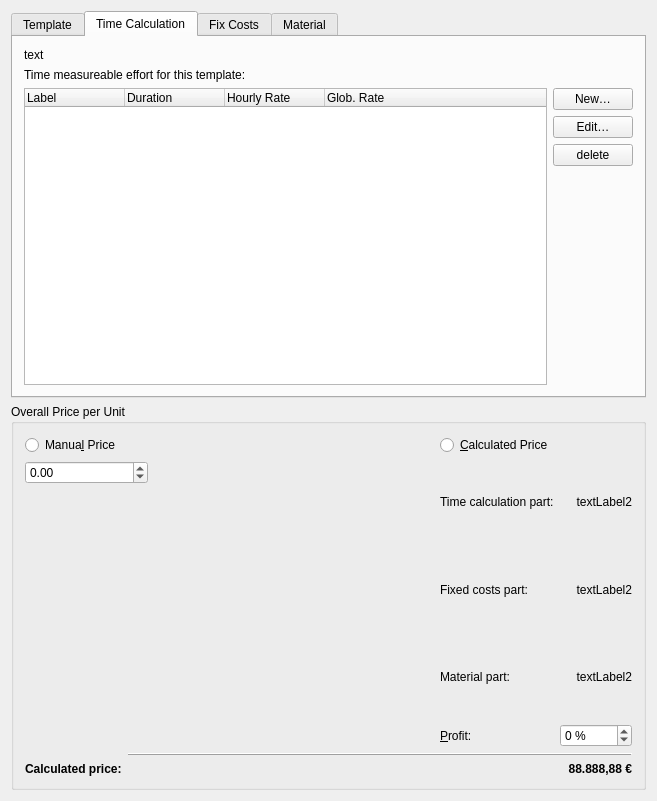
<?xml version="1.0" encoding="UTF-8"?>
<ui version="4.0">
 <class>d_calcTempl</class>
 <widget class="QWidget" name="d_calcTempl">
  <property name="geometry">
   <rect>
    <x>0</x>
    <y>0</y>
    <width>657</width>
    <height>801</height>
   </rect>
  </property>
  <property name="windowTitle">
   <string>Edit Template</string>
  </property>
  <property name="sizeGripEnabled" stdset="0">
   <bool>true</bool>
  </property>
  <layout class="QGridLayout" name="gridLayout_6">
   <item row="0" column="0">
    <widget class="QTabWidget" name="tabWidget">
     <property name="currentIndex">
      <number>1</number>
     </property>
     <widget class="QWidget" name="Widget8">
      <attribute name="title">
       <string>Template</string>
      </attribute>
      <layout class="QGridLayout" name="gridLayout_3">
       <item row="0" column="0">
        <layout class="QHBoxLayout" name="horizontalLayout_3">
         <item>
          <widget class="QLabel" name="label">
           <property name="text">
            <string>Text:</string>
           </property>
          </widget>
         </item>
         <item>
          <spacer name="spacer4">
           <property name="orientation">
            <enum>Qt::Orientation::Horizontal</enum>
           </property>
           <property name="sizeType">
            <enum>QSizePolicy::Policy::Expanding</enum>
           </property>
           <property name="sizeHint" stdset="0">
            <size>
             <width>118</width>
             <height>20</height>
            </size>
           </property>
          </spacer>
         </item>
         <item>
          <widget class="QLabel" name="textLabel4">
           <property name="text">
            <string>&amp;Store in Chapter</string>
           </property>
           <property name="wordWrap">
            <bool>false</bool>
           </property>
           <property name="buddy">
            <cstring>cbChapter</cstring>
           </property>
          </widget>
         </item>
         <item>
          <widget class="QComboBox" name="cbChapter">
           <property name="enabled">
            <bool>false</bool>
           </property>
          </widget>
         </item>
        </layout>
       </item>
       <item row="1" column="0">
        <widget class="QTextEdit" name="m_text">
         <property name="minimumSize">
          <size>
           <width>0</width>
           <height>160</height>
          </size>
         </property>
         <property name="acceptRichText">
          <bool>false</bool>
         </property>
        </widget>
       </item>
       <item row="2" column="0">
        <layout class="QGridLayout" name="gridLayout_2">
         <item row="0" column="0">
          <widget class="QLabel" name="textLabel3">
           <property name="text">
            <string>&amp;Unit</string>
           </property>
           <property name="wordWrap">
            <bool>false</bool>
           </property>
           <property name="buddy">
            <cstring>m_unit</cstring>
           </property>
          </widget>
         </item>
         <item row="0" column="1">
          <widget class="QComboBox" name="m_unit"/>
         </item>
         <item row="0" column="2">
          <spacer name="horizontalSpacer">
           <property name="orientation">
            <enum>Qt::Orientation::Horizontal</enum>
           </property>
           <property name="sizeHint" stdset="0">
            <size>
             <width>40</width>
             <height>20</height>
            </size>
           </property>
          </spacer>
         </item>
         <item row="0" column="3">
          <widget class="QCheckBox" name="m_addTime">
           <property name="text">
            <string>&amp;Count Time for Overalltime</string>
           </property>
          </widget>
         </item>
         <item row="1" column="2">
          <spacer name="horizontalSpacer_2">
           <property name="orientation">
            <enum>Qt::Orientation::Horizontal</enum>
           </property>
           <property name="sizeHint" stdset="0">
            <size>
             <width>40</width>
             <height>20</height>
            </size>
           </property>
          </spacer>
         </item>
         <item row="1" column="3">
          <layout class="QHBoxLayout" name="horizontalLayout_2">
           <item>
            <widget class="QLabel" name="m_mwstLabel">
             <property name="sizePolicy">
              <sizepolicy hsizetype="Maximum" vsizetype="Preferred">
               <horstretch>0</horstretch>
               <verstretch>0</verstretch>
              </sizepolicy>
             </property>
             <property name="text">
              <string>VAT</string>
             </property>
             <property name="wordWrap">
              <bool>false</bool>
             </property>
            </widget>
           </item>
           <item>
            <widget class="QComboBox" name="cbMwst">
             <item>
              <property name="text">
               <string>full</string>
              </property>
             </item>
             <item>
              <property name="text">
               <string>half</string>
              </property>
             </item>
            </widget>
           </item>
          </layout>
         </item>
        </layout>
       </item>
      </layout>
     </widget>
     <widget class="QWidget" name="Widget9">
      <attribute name="title">
       <string>Time Calculation</string>
      </attribute>
      <layout class="QGridLayout" name="_11">
       <item row="0" column="0">
        <layout class="QVBoxLayout" name="_12">
         <item>
          <widget class="QLabel" name="m_textDispTime">
           <property name="text">
            <string>text</string>
           </property>
           <property name="wordWrap">
            <bool>true</bool>
           </property>
          </widget>
         </item>
         <item>
          <widget class="QLabel" name="textLabel2">
           <property name="text">
            <string>Time measureable effort for this template:</string>
           </property>
           <property name="wordWrap">
            <bool>false</bool>
           </property>
          </widget>
         </item>
         <item>
          <layout class="QHBoxLayout" name="_13">
           <item>
            <widget class="QTreeWidget" name="m_timeParts">
             <property name="rootIsDecorated">
              <bool>false</bool>
             </property>
             <property name="itemsExpandable">
              <bool>false</bool>
             </property>
             <property name="columnCount">
              <number>4</number>
             </property>
             <attribute name="headerStretchLastSection">
              <bool>true</bool>
             </attribute>
             <column>
              <property name="text">
               <string>Label</string>
              </property>
             </column>
             <column>
              <property name="text">
               <string>Duration</string>
              </property>
             </column>
             <column>
              <property name="text">
               <string>Hourly Rate</string>
              </property>
             </column>
             <column>
              <property name="text">
               <string>Glob. Rate</string>
              </property>
             </column>
            </widget>
           </item>
           <item>
            <layout class="QVBoxLayout" name="_14">
             <item>
              <widget class="QPushButton" name="m_butAddTime">
               <property name="toolTip">
                <string>Adds a new time calculation part to the template</string>
               </property>
               <property name="text">
                <string>New…</string>
               </property>
              </widget>
             </item>
             <item>
              <widget class="QPushButton" name="m_butEditTime">
               <property name="toolTip">
                <string>Edits the current time calculation part</string>
               </property>
               <property name="text">
                <string>Edit…</string>
               </property>
              </widget>
             </item>
             <item>
              <widget class="QPushButton" name="m_butRemoveTime">
               <property name="toolTip">
                <string>Deletes the current time calculation part</string>
               </property>
               <property name="text">
                <string>delete</string>
               </property>
              </widget>
             </item>
             <item>
              <spacer name="spacer5_2">
               <property name="orientation">
                <enum>Qt::Orientation::Vertical</enum>
               </property>
               <property name="sizeType">
                <enum>QSizePolicy::Policy::Expanding</enum>
               </property>
               <property name="sizeHint" stdset="0">
                <size>
                 <width>20</width>
                 <height>191</height>
                </size>
               </property>
              </spacer>
             </item>
            </layout>
           </item>
          </layout>
         </item>
        </layout>
       </item>
      </layout>
     </widget>
     <widget class="QWidget" name="TabPage">
      <attribute name="title">
       <string>Fix Costs</string>
      </attribute>
      <layout class="QGridLayout" name="_15">
       <item row="0" column="0">
        <layout class="QVBoxLayout" name="_16">
         <item>
          <widget class="QLabel" name="m_textDispFix">
           <property name="text">
            <string>text</string>
           </property>
           <property name="wordWrap">
            <bool>true</bool>
           </property>
          </widget>
         </item>
         <item>
          <widget class="QLabel" name="textLabel2_3">
           <property name="text">
            <string>Fix costs for this template per one unit:</string>
           </property>
           <property name="wordWrap">
            <bool>false</bool>
           </property>
          </widget>
         </item>
         <item>
          <layout class="QHBoxLayout" name="_17">
           <item>
            <widget class="QTreeWidget" name="m_fixParts">
             <property name="rootIsDecorated">
              <bool>false</bool>
             </property>
             <property name="itemsExpandable">
              <bool>false</bool>
             </property>
             <property name="columnCount">
              <number>4</number>
             </property>
             <attribute name="headerStretchLastSection">
              <bool>true</bool>
             </attribute>
             <column>
              <property name="text">
               <string>Amount</string>
              </property>
             </column>
             <column>
              <property name="text">
               <string>Label</string>
              </property>
             </column>
             <column>
              <property name="text">
               <string>Single Price</string>
              </property>
             </column>
             <column>
              <property name="text">
               <string>Overall Price</string>
              </property>
             </column>
            </widget>
           </item>
           <item>
            <layout class="QVBoxLayout" name="_18">
             <item>
              <widget class="QPushButton" name="m_butAddFix">
               <property name="toolTip">
                <string>adds a new fix calculation part</string>
               </property>
               <property name="text">
                <string>New…</string>
               </property>
              </widget>
             </item>
             <item>
              <widget class="QPushButton" name="m_butEditFix">
               <property name="toolTip">
                <string>edits the current fix calculation part</string>
               </property>
               <property name="text">
                <string>Edit…</string>
               </property>
              </widget>
             </item>
             <item>
              <widget class="QPushButton" name="m_butRemoveFix">
               <property name="toolTip">
                <string>deletes the current fix calculation part</string>
               </property>
               <property name="text">
                <string>delete</string>
               </property>
              </widget>
             </item>
             <item>
              <spacer name="spacer6">
               <property name="orientation">
                <enum>Qt::Orientation::Vertical</enum>
               </property>
               <property name="sizeType">
                <enum>QSizePolicy::Policy::Expanding</enum>
               </property>
               <property name="sizeHint" stdset="0">
                <size>
                 <width>20</width>
                 <height>170</height>
                </size>
               </property>
              </spacer>
             </item>
            </layout>
           </item>
          </layout>
         </item>
        </layout>
       </item>
      </layout>
     </widget>
     <widget class="QWidget" name="TabPage_2">
      <attribute name="title">
       <string>Material</string>
      </attribute>
      <layout class="QGridLayout" name="_19">
       <item row="0" column="0">
        <layout class="QVBoxLayout" name="_20">
         <item>
          <widget class="QLabel" name="m_textDispMat">
           <property name="text">
            <string>text</string>
           </property>
           <property name="wordWrap">
            <bool>true</bool>
           </property>
          </widget>
         </item>
         <item>
          <widget class="QLabel" name="textLabel2_2">
           <property name="text">
            <string>Needed materials for one unit of this template:</string>
           </property>
           <property name="wordWrap">
            <bool>false</bool>
           </property>
          </widget>
         </item>
         <item>
          <layout class="QHBoxLayout" name="_21">
           <item>
            <widget class="QTreeWidget" name="m_matParts">
             <property name="rootIsDecorated">
              <bool>false</bool>
             </property>
             <property name="itemsExpandable">
              <bool>false</bool>
             </property>
             <property name="columnCount">
              <number>4</number>
             </property>
             <attribute name="headerStretchLastSection">
              <bool>true</bool>
             </attribute>
             <column>
              <property name="text">
               <string>Label</string>
              </property>
             </column>
             <column>
              <property name="text">
               <string>Amount</string>
              </property>
             </column>
             <column>
              <property name="text">
               <string>Unit</string>
              </property>
             </column>
             <column>
              <property name="text">
               <string>Price</string>
              </property>
             </column>
            </widget>
           </item>
           <item>
            <layout class="QVBoxLayout" name="_22">
             <item>
              <widget class="QPushButton" name="m_butAddMat">
               <property name="toolTip">
                <string>adds a new material calculation part</string>
               </property>
               <property name="text">
                <string>New…</string>
               </property>
              </widget>
             </item>
             <item>
              <widget class="QPushButton" name="m_butEditMat">
               <property name="toolTip">
                <string>edits the current material part</string>
               </property>
               <property name="text">
                <string>Edit…</string>
               </property>
              </widget>
             </item>
             <item>
              <widget class="QPushButton" name="m_butRemoveMat">
               <property name="toolTip">
                <string>deletes the current material calculation part</string>
               </property>
               <property name="text">
                <string>delete</string>
               </property>
              </widget>
             </item>
             <item>
              <spacer name="spacer5_2_2">
               <property name="orientation">
                <enum>Qt::Orientation::Vertical</enum>
               </property>
               <property name="sizeType">
                <enum>QSizePolicy::Policy::Expanding</enum>
               </property>
               <property name="sizeHint" stdset="0">
                <size>
                 <width>20</width>
                 <height>160</height>
                </size>
               </property>
              </spacer>
             </item>
            </layout>
           </item>
          </layout>
         </item>
        </layout>
       </item>
      </layout>
     </widget>
    </widget>
   </item>
   <item row="1" column="0">
    <widget class="QGroupBox" name="groupBox_3">
     <property name="title">
      <string>Overall Price per Unit</string>
     </property>
     <layout class="QGridLayout" name="gridLayout_5">
      <item row="0" column="0">
       <layout class="QGridLayout" name="gridLayout_4">
        <item row="0" column="0">
         <widget class="QRadioButton" name="m_rbManual">
          <property name="text">
           <string>Manua&amp;l Price</string>
          </property>
         </widget>
        </item>
        <item row="0" column="3">
         <widget class="QRadioButton" name="m_rbCalculation">
          <property name="text">
           <string>&amp;Calculated Price</string>
          </property>
          <property name="shortcut">
           <string/>
          </property>
         </widget>
        </item>
        <item row="1" column="0" colspan="2">
         <widget class="QDoubleSpinBox" name="m_manualPriceVal">
          <property name="minimum">
           <double>-99999.000000000000000</double>
          </property>
          <property name="maximum">
           <double>99999.000000000000000</double>
          </property>
          <property name="value">
           <double>0.000000000000000</double>
          </property>
          <property name="minValue" stdset="0">
           <number>0</number>
          </property>
          <property name="maxValue" stdset="0">
           <number>99999</number>
          </property>
         </widget>
        </item>
        <item row="1" column="2">
         <spacer name="horizontalSpacer_3">
          <property name="orientation">
           <enum>Qt::Orientation::Horizontal</enum>
          </property>
          <property name="sizeHint" stdset="0">
           <size>
            <width>40</width>
            <height>20</height>
           </size>
          </property>
         </spacer>
        </item>
        <item row="1" column="3" rowspan="2">
         <layout class="QGridLayout" name="gridLayout">
          <item row="0" column="1">
           <widget class="QLabel" name="m_textTimePart">
            <property name="text">
             <string comment="KDE::DoNotExtract">textLabel2</string>
            </property>
            <property name="alignment">
             <set>Qt::AlignmentFlag::AlignRight|Qt::AlignmentFlag::AlignTrailing|Qt::AlignmentFlag::AlignVCenter</set>
            </property>
            <property name="wordWrap">
             <bool>false</bool>
            </property>
           </widget>
          </item>
          <item row="1" column="0">
           <widget class="QLabel" name="m_tLabelFix">
            <property name="text">
             <string>Fixed costs part:</string>
            </property>
            <property name="wordWrap">
             <bool>false</bool>
            </property>
           </widget>
          </item>
          <item row="1" column="1">
           <widget class="QLabel" name="m_textFixPart">
            <property name="text">
             <string comment="KDE::DoNotExtract">textLabel2</string>
            </property>
            <property name="alignment">
             <set>Qt::AlignmentFlag::AlignRight|Qt::AlignmentFlag::AlignTrailing|Qt::AlignmentFlag::AlignVCenter</set>
            </property>
            <property name="wordWrap">
             <bool>false</bool>
            </property>
           </widget>
          </item>
          <item row="2" column="0">
           <widget class="QLabel" name="m_tLabelMat">
            <property name="text">
             <string>Material part:</string>
            </property>
            <property name="wordWrap">
             <bool>false</bool>
            </property>
           </widget>
          </item>
          <item row="2" column="1">
           <widget class="QLabel" name="m_textMaterialPart">
            <property name="text">
             <string comment="KDE::DoNotExtract">textLabel2</string>
            </property>
            <property name="alignment">
             <set>Qt::AlignmentFlag::AlignRight|Qt::AlignmentFlag::AlignTrailing|Qt::AlignmentFlag::AlignVCenter</set>
            </property>
            <property name="wordWrap">
             <bool>false</bool>
            </property>
           </widget>
          </item>
          <item row="3" column="0">
           <widget class="QLabel" name="m_tLabelProfit">
            <property name="sizePolicy">
             <sizepolicy hsizetype="Maximum" vsizetype="Preferred">
              <horstretch>0</horstretch>
              <verstretch>0</verstretch>
             </sizepolicy>
            </property>
            <property name="toolTip">
             <string/>
            </property>
            <property name="text">
             <string>&amp;Profit:</string>
            </property>
            <property name="wordWrap">
             <bool>false</bool>
            </property>
            <property name="buddy">
             <cstring>spBenefit</cstring>
            </property>
           </widget>
          </item>
          <item row="3" column="1">
           <widget class="QSpinBox" name="spBenefit">
            <property name="buttonSymbols">
             <enum>QAbstractSpinBox::ButtonSymbols::UpDownArrows</enum>
            </property>
            <property name="specialValueText">
             <string/>
            </property>
            <property name="suffix">
             <string> %</string>
            </property>
            <property name="prefix">
             <string/>
            </property>
            <property name="minimum">
             <number>-1000</number>
            </property>
            <property name="maximum">
             <number>1000</number>
            </property>
           </widget>
          </item>
          <item row="0" column="0">
           <widget class="QLabel" name="m_tLabelTime">
            <property name="text">
             <string>Time calculation part:</string>
            </property>
            <property name="wordWrap">
             <bool>false</bool>
            </property>
           </widget>
          </item>
         </layout>
        </item>
        <item row="2" column="1">
         <spacer name="verticalSpacer">
          <property name="orientation">
           <enum>Qt::Orientation::Vertical</enum>
          </property>
          <property name="sizeHint" stdset="0">
           <size>
            <width>20</width>
            <height>40</height>
           </size>
          </property>
         </spacer>
        </item>
        <item row="3" column="1" colspan="3">
         <widget class="QFrame" name="frame">
          <property name="frameShape">
           <enum>QFrame::Shape::HLine</enum>
          </property>
          <property name="frameShadow">
           <enum>QFrame::Shadow::Raised</enum>
          </property>
         </widget>
        </item>
        <item row="4" column="0">
         <widget class="QLabel" name="m_resPreisName">
          <property name="font">
           <font>
            <bold>true</bold>
           </font>
          </property>
          <property name="text">
           <string>Calculated price:</string>
          </property>
          <property name="textFormat">
           <enum>Qt::TextFormat::PlainText</enum>
          </property>
          <property name="wordWrap">
           <bool>false</bool>
          </property>
         </widget>
        </item>
        <item row="4" column="3">
         <widget class="QLabel" name="m_resultPrice">
          <property name="font">
           <font>
            <bold>true</bold>
           </font>
          </property>
          <property name="toolTip">
           <string/>
          </property>
          <property name="text">
           <string>88.888,88 €</string>
          </property>
          <property name="textFormat">
           <enum>Qt::TextFormat::PlainText</enum>
          </property>
          <property name="alignment">
           <set>Qt::AlignmentFlag::AlignRight|Qt::AlignmentFlag::AlignTrailing|Qt::AlignmentFlag::AlignVCenter</set>
          </property>
         </widget>
        </item>
       </layout>
      </item>
     </layout>
    </widget>
   </item>
  </layout>
 </widget>
 <layoutdefault spacing="6" margin="11"/>
 <tabstops>
  <tabstop>tabWidget</tabstop>
  <tabstop>cbChapter</tabstop>
  <tabstop>m_text</tabstop>
  <tabstop>m_unit</tabstop>
  <tabstop>m_addTime</tabstop>
  <tabstop>cbMwst</tabstop>
  <tabstop>m_rbManual</tabstop>
  <tabstop>m_rbCalculation</tabstop>
  <tabstop>m_timeParts</tabstop>
  <tabstop>m_butAddTime</tabstop>
  <tabstop>m_butEditTime</tabstop>
  <tabstop>m_butRemoveTime</tabstop>
  <tabstop>m_fixParts</tabstop>
  <tabstop>m_butAddFix</tabstop>
  <tabstop>m_butEditFix</tabstop>
  <tabstop>m_butRemoveFix</tabstop>
  <tabstop>m_matParts</tabstop>
  <tabstop>m_butAddMat</tabstop>
  <tabstop>m_butEditMat</tabstop>
  <tabstop>m_butRemoveMat</tabstop>
 </tabstops>
 <resources/>
 <connections/>
</ui>
